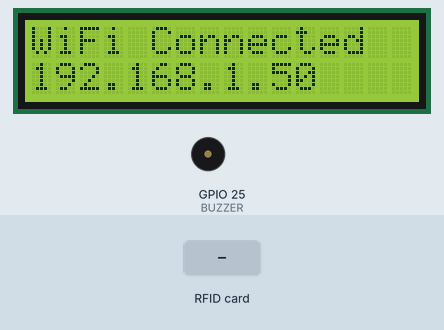
Bench run of a sketch on a simulated ESP32. On the bench: 16×2 character LCD, buzzer (waves = sounding, pin HIGH). Inputs (shaded band) come from the test bench. WiFi joins after 1.5 s; servers stay silent unless stated; uploads are accepted with an empty reply; the local clock reads 2024-03-15 10:24:30 at power-on unless the sketch sets it; what the sketch prints to the serial monitor is not drawn.

Above: at 4.1 s.
At 7.2 s:
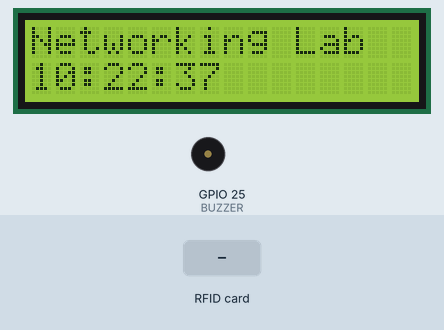
7.3 s: RFID card 02 5C 30 0D held to the reader
At 9.2 s:
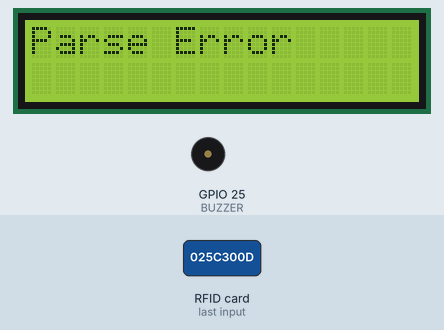
9.5 s: RFID card 5E 7A 19 C4 held to the reader
At 11.76 s:
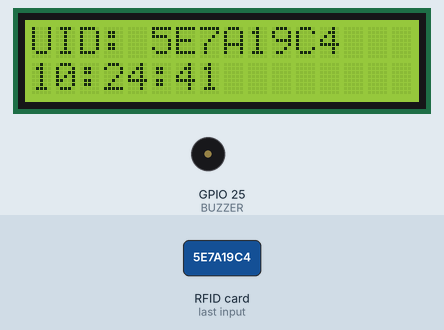
Timing chart, 0 to 13.9 s (numbered marks = the images above; inputs shaded):
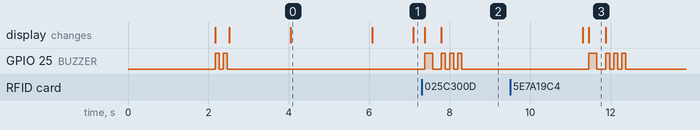

Measured:
- after the input at 7.3 s, GPIO 25 (BUZZER): LOW → HIGH after 0.07 s, → LOW 0.20 s later, → HIGH 0.22 s later, → LOW 0.10 s later, … (8 changes in this stretch); the display: first changes after 0.07 s (image 2 shows a later state)
- after the input at 9.5 s, GPIO 25 (BUZZER): LOW → HIGH after 2.0 s, → LOW 0.20 s later, → HIGH 0.22 s later, → LOW 0.10 s later, … (8 changes in this stretch); the display: first differs from a run without the input after 2.0 s (image 3)
- what the display in image 0 shows lasts 2.1 s, from 4.0 s to 6.1 s
- what the display in image 3 shows lasts 0.4 s, from 11.5 s to 11.9 s

The sketch:

NetworkingLabCode.ino
```cpp
#include <WiFi.h>
#include <HTTPClient.h>
#include <SPI.h>
#include <MFRC522.h>
#include <Wire.h>
#include "RTClib.h"
#include <LiquidCrystal_I2C.h>
#include <ArduinoJson.h>
#include <time.h>


// --------- WIFI ----------
const char* ssids[] = {
  "IoEnnovate2026_3",
  "St Dominic College of Asia",
  "GlobeAtHome_5DD78_2.4",
  "GlobeAtHome_1D45D_2.4"
};

const char* passwords[] = {
  "Sdca@wifi",
  "Edigitalcampus",
  "025C300D",
  "zUCdG5Vb"
};

const int wifiCount = 4;

// --------- SERVER ----------
const char* SERVER_IP = "192.168.0.110";           // ← CHANGE THIS to your server IP
const int SERVER_PORT = 3000;

// --------- DEVICE CONFIG ----------
const char* DEVICE_ID = "Networking-Lab"; // assign this scanner to a room

// --------- RFID SETTINGS ----------
#define SS_PIN 5
#define RST_PIN 4
MFRC522 rfid(SS_PIN, RST_PIN);

// --------- RTC ----------
RTC_DS3231 rtc;

// --------- LCD ----------
LiquidCrystal_I2C lcd(0x27, 16, 2);

// --------- Buzzer ----------
#define BUZZER 25

unsigned long lastUpdate = 0;
unsigned long lastWiFiCheck = 0;
const unsigned long WIFI_CHECK_INTERVAL = 10000; // Check WiFi every 10 seconds

// --------- WIFI CONNECT ----------
void connectWiFi() {
  Serial.println("\n=== Connecting to WiFi ===");

  lcd.clear();
  lcd.setCursor(0, 0);
  lcd.print("WiFi");
  lcd.setCursor(0, 1);
  lcd.print("Connecting...");

  WiFi.mode(WIFI_STA);

  for (int i = 0; i < wifiCount; i++) {

    Serial.print("\nTrying SSID: ");
    Serial.println(ssids[i]);

    lcd.clear();
    lcd.setCursor(0, 0);
    lcd.print("Connecting to:");
    lcd.setCursor(0, 1);
    lcd.print(ssids[i]);

    WiFi.begin(ssids[i], passwords[i]);

    int attempts = 0;
    while (WiFi.status() != WL_CONNECTED && attempts < 40) {
      delay(500);
      Serial.print(".");
      attempts++;
    }

    if (WiFi.status() == WL_CONNECTED) {
      Serial.println("\n✓ WiFi Connected!");
      Serial.print("IP Address: ");
      Serial.println(WiFi.localIP());
      Serial.print("Signal Strength: ");
      Serial.print(WiFi.RSSI());
      Serial.println(" dBm");

      lcd.clear();
      lcd.setCursor(0, 0);
      lcd.print("WiFi Connected");
      lcd.setCursor(0, 1);
      lcd.print(WiFi.localIP().toString().c_str());
      delay(2000);

      return; // ✅ stop once connected
    }

    Serial.println("\nFailed. Trying next...");
  }

  // ❌ If all WiFi failed
  Serial.println("\n✗ All WiFi FAILED!");

  lcd.clear();
  lcd.setCursor(0, 0);
  lcd.print("WiFi FAILED");
  lcd.setCursor(0, 1);
  lcd.print("Retry...");
  delay(3000);
}

// --------- CHECK WIFI CONNECTION ----------
void checkWiFiConnection() {
  unsigned long currentMillis = millis();

  if (currentMillis - lastWiFiCheck >= WIFI_CHECK_INTERVAL) {
    lastWiFiCheck = currentMillis;

    if (WiFi.status() != WL_CONNECTED) {
      Serial.println("WiFi disconnected! Reconnecting...");
      connectWiFi();
    } else {
      Serial.println("✓ WiFi OK");
    }
  }
}

// --------- SEND RFID SCAN ----------
void sendRFIDScan(String uid) {
  Serial.println("\n=== Sending RFID Scan ===");

  if (WiFi.status() != WL_CONNECTED) {
    Serial.println("✗ WiFi not connected!");
    lcd.clear();
    lcd.setCursor(0, 0);
    lcd.print("WiFi Offline");
    beepBuzzer(100, 3);
    delay(2000);
    return;
  }

  HTTPClient http;

  String url = "http://" + String(SERVER_IP) + ":" + String(SERVER_PORT) + "/api/iot/scans";

  Serial.print("URL: ");
  Serial.println(url);

  // Build JSON payload safely
  String payload = "{";
  payload += "\"deviceId\":\"" + String(DEVICE_ID) + "\",";
  payload += "\"uid\":\"" + uid + "\",";
  payload += "\"status\":\"success\"";
  payload += "}";

  Serial.print("Payload: ");
  Serial.println(payload);

  http.setTimeout(5000); // 5 second timeout
  http.begin(url);
  http.addHeader("Content-Type", "application/json");

  int httpCode = http.POST(payload);

  Serial.print("HTTP Response: ");
  Serial.println(httpCode);

  if (httpCode > 0) {
  String response = http.getString();
Serial.print("Server Response: ");
Serial.println(response);

StaticJsonDocument<2048> doc;   // 512 can be too small for your payload
DeserializationError error = deserializeJson(doc, response);

if (error) {
  Serial.println("JSON Parse Failed");
  lcd.clear();
  lcd.setCursor(0, 0);
  lcd.print("Parse Error");
  beepBuzzer(100, 3);
  http.end();
  return;
}

bool ok = doc["success"] | false;
String scanStatus = doc["scan"]["status"] | "unknown";
String analysisStatus = doc["analysis"]["status"] | "unknown";
String name = doc["user"]["full_name"] | "Unknown user";

lcd.clear();

// Fail fast if API itself says request failed
if (!ok) {
  lcd.setCursor(0, 0);
  lcd.print("API Failed");
  beepBuzzer(100, 3);
}
// Primary access decision should use scan.status
else if (scanStatus == "success") {
  // Optional sub-state from analysis.status
  if (analysisStatus == "late") {
    lcd.setCursor(0, 0);
    lcd.print("Late Check-in");
    lcd.setCursor(0, 1);
    lcd.print(name.substring(0, 16));
    beepBuzzer(100, 2);
  } else if (analysisStatus == "outside_schedule") {
    lcd.setCursor(0, 0);
    lcd.print("Outside Time");
    lcd.setCursor(0, 1);
    lcd.print(name.substring(0, 16));
    beepBuzzer(100, 2);
  } else if (analysisStatus == "no_schedule" || analysisStatus == "unauthorized_access") {
    lcd.setCursor(0, 0);
    lcd.print("No Schedule");
    lcd.setCursor(0, 1);
    lcd.print(name.substring(0, 16));
    beepBuzzer(100, 2);
  } else {
    // on_time, early, anomaly, duplicate_scan, etc.
    lcd.setCursor(0, 0);
    lcd.print("Access OK");
    lcd.setCursor(0, 1);
    lcd.print(name.substring(0, 16));
    beepBuzzer(200, 1);
  }
}
else if (scanStatus == "failed") {
  if (analysisStatus == "wrong_room") {
    lcd.setCursor(0, 0);
    lcd.print("Wrong Room!");
  } else {
    lcd.setCursor(0, 0);
    lcd.print("Scan Failed");
  }
  lcd.setCursor(0, 1);
  lcd.print(name.substring(0, 16));
  beepBuzzer(100, 3);
}
else if (scanStatus == "not_registered") {
  lcd.setCursor(0, 0);
  lcd.print("Card Unknown");
  beepBuzzer(100, 3);
}
else {
  lcd.setCursor(0, 0);
  lcd.print("Unknown Resp");
  beepBuzzer(100, 2);
}

  http.end();

  delay(2000);

  lcd.clear();
  lcd.setCursor(0, 0);
  lcd.print("Networking Lab");
}
else {
  Serial.print("✗ HTTP Error: ");
  Serial.println(http.errorToString(httpCode));

  lcd.clear();
  lcd.setCursor(0, 0);
  lcd.print("Server Error");
  beepBuzzer(100, 3);

  http.end();
}
  // LCD feedback


  // Reset display
  lcd.clear();
  lcd.setCursor(0, 0);
  lcd.print("DomStax");
}

// --------- BUZZER ----------
void beepBuzzer(int duration, int times) {
  for (int i = 0; i < times; i++) {
    digitalWrite(BUZZER, HIGH);
    delay(duration);
    digitalWrite(BUZZER, LOW);
    if (i < times - 1) delay(100);
  }
}

// --------- time fix ----------

bool syncRTCFromNTP() {
  // UTC+8 (PH), no DST
  configTime(8 * 3600, 0, "pool.ntp.org", "time.nist.gov", "time.google.com");

  struct tm timeinfo;
  if (!getLocalTime(&timeinfo, 15000)) {
    Serial.println("NTP sync failed");
    return false;
  }

  rtc.adjust(DateTime(
    timeinfo.tm_year + 1900,
    timeinfo.tm_mon + 1,
    timeinfo.tm_mday,
    timeinfo.tm_hour,
    timeinfo.tm_min,
    timeinfo.tm_sec
  ));

  Serial.println("RTC synced from NTP");
  return true;
}

// --------- SETUP ----------
void setup() {
  Serial.begin(115200);
  delay(2000);

  Serial.println("\n\n╔════════════════════════════════════╗");
  Serial.println("║  ESP32 RFID Reader with HTTP API  ║");
  Serial.println("║         Version 2.1.0             ║");
  Serial.println("╚════════════════════════════════════╝\n");

  // Initialize RFID
  SPI.begin();
  rfid.PCD_Init();
  Serial.println("✓ RFID Reader initialized");

  // Initialize RTC
  Wire.begin(21, 22);
  if (!rtc.begin()) {
    Serial.println("✗ RTC NOT FOUND - System halted");
    while (1);
  }
  if (rtc.lostPower()) {
  Serial.println("RTC lost power detected");
}
  Serial.println("✓ RTC initialized");

  // Initialize LCD
  lcd.init();
  lcd.backlight();
  lcd.clear();
  lcd.setCursor(0, 0);
  lcd.print("ESP32 RFID");
  lcd.setCursor(0, 1);
  lcd.print("Initializing...");
  Serial.println("✓ LCD initialized");

  // Initialize Buzzer
  pinMode(BUZZER, OUTPUT);
  digitalWrite(BUZZER, LOW);
  Serial.println("✓ Buzzer initialized");

  // Startup beep
  beepBuzzer(100, 2);

  // Connect to WiFi
  connectWiFi();

if (WiFi.status() == WL_CONNECTED) {
  if (!syncRTCFromNTP()) {
    Serial.println("Using RTC stored time");
  }
} else {
  Serial.println("No WiFi; using RTC stored time");
}

  // Initial display
  lcd.clear();
  lcd.setCursor(0, 0);
  lcd.print("Networking Lab");

  Serial.println("\n✓ Setup Complete - Ready to scan cards!\n");
}

// --------- UPDATE CLOCK ----------
void updateClock() {
  unsigned long currentMillis = millis();

  if (currentMillis - lastUpdate >= 1000) {
    lastUpdate = currentMillis;

    DateTime now = rtc.now() - TimeSpan(0, 0, 2, 0);

    lcd.setCursor(0, 1);
    char line[17];
    sprintf(line, "%02d:%02d:%02d     ", now.hour(), now.minute(), now.second());
    lcd.print(line);
  }
}

// --------- MAIN LOOP ----------
void loop() {
  // Check WiFi connection periodically
  checkWiFiConnection();

  // Update clock display
  updateClock();

  // Check for new RFID card
  if (rfid.PICC_IsNewCardPresent()) {
    if (rfid.PICC_ReadCardSerial()) {

      String uid = "";

      // Convert UID to hex string
      for (byte i = 0; i < rfid.uid.size; i++) {
        if (rfid.uid.uidByte[i] < 0x10) uid += "0";
        uid += String(rfid.uid.uidByte[i], HEX);
      }
      uid.toUpperCase();

      Serial.print("\n>>> CARD SCANNED: ");
      Serial.println(uid);

      // Get timestamp from RTC
      DateTime now = rtc.now();
      char timeStr[9];
      sprintf(timeStr, "%02d:%02d:%02d", now.hour(), now.minute(), now.second());

      // Display on LCD
      lcd.clear();
      lcd.setCursor(0, 0);
      lcd.print("UID: ");
      lcd.print(uid.substring(0, 8));

      lcd.setCursor(0, 1);
      lcd.print(timeStr);

      Serial.print("Time: ");
      Serial.println(timeStr);

      // Success beep
      beepBuzzer(200, 1);

      // Send to server
      sendRFIDScan(uid);

      delay(3000);

      // Reset display
      lcd.clear();
      lcd.setCursor(0, 0);
      lcd.print("Networking Lab");

      // Stop reading
      rfid.PICC_HaltA();
      rfid.PCD_StopCrypto1();
    }
  }

  delay(100);
}
```
